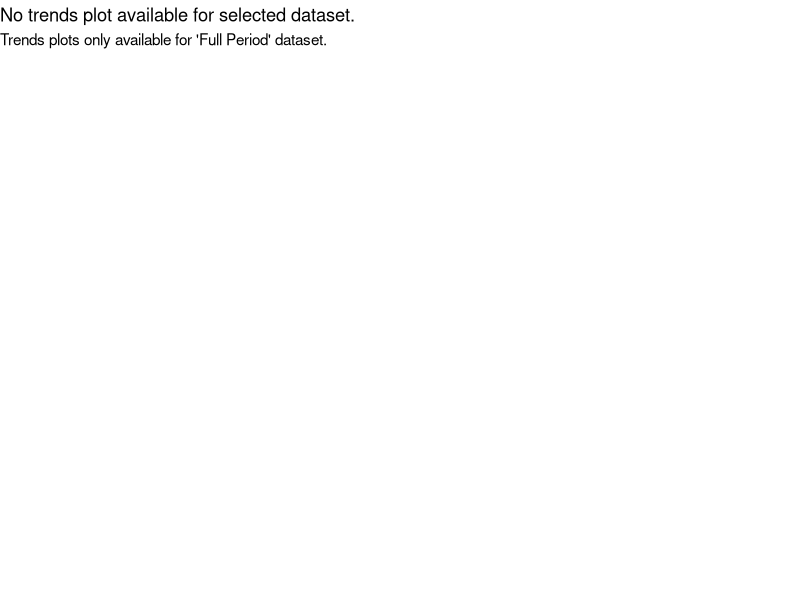

Here is the R script that generated this plot:
# Create "blank" plot for dynamic map plot link
# Erik.Leppo@tetratech.com
# 2021-09-08
#~~~~~~~~~~~~~~~~~~~~~~~~~~~~~

# Packages
library(ggplot2)

# Plot
p_blank <- ggplot() + 
  theme_void() +
  labs(title = "No trends plot available for selected dataset."
       , subtitle = "Trends plots only available for 'Full Period' dataset.")

# Save
ggsave("_no_plot.png")
